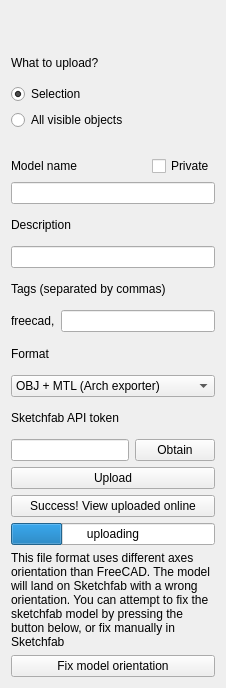
<?xml version="1.0" encoding="UTF-8"?>
<ui version="4.0">
 <class>Form</class>
 <widget class="QWidget" name="Form">
  <property name="geometry">
   <rect>
    <x>0</x>
    <y>0</y>
    <width>226</width>
    <height>688</height>
   </rect>
  </property>
  <property name="windowTitle">
   <string>Sketchfab exporter</string>
  </property>
  <layout class="QVBoxLayout" name="verticalLayout">
   <item>
    <widget class="QLabel" name="label">
     <property name="maximumSize">
      <size>
       <width>200</width>
       <height>43</height>
      </size>
     </property>
     <property name="text">
      <string/>
     </property>
     <property name="pixmap">
      <pixmap resource="../../../../Sources/FreeCAD/src/Mod/Web/Gui/Resources/Web.qrc">:/icons/Sketchfab.svg</pixmap>
     </property>
     <property name="scaledContents">
      <bool>true</bool>
     </property>
    </widget>
   </item>
   <item>
    <widget class="QLabel" name="label_7">
     <property name="text">
      <string>What to upload?</string>
     </property>
    </widget>
   </item>
   <item>
    <widget class="QRadioButton" name="Radio_Selection">
     <property name="text">
      <string>Selection</string>
     </property>
     <property name="checked">
      <bool>true</bool>
     </property>
    </widget>
   </item>
   <item>
    <widget class="QRadioButton" name="Radio_Document">
     <property name="text">
      <string>All visible objects</string>
     </property>
    </widget>
   </item>
   <item>
    <spacer name="verticalSpacer">
     <property name="orientation">
      <enum>Qt::Vertical</enum>
     </property>
     <property name="sizeType">
      <enum>QSizePolicy::Fixed</enum>
     </property>
     <property name="sizeHint" stdset="0">
      <size>
       <width>20</width>
       <height>20</height>
      </size>
     </property>
    </spacer>
   </item>
   <item>
    <layout class="QHBoxLayout" name="horizontalLayout_2">
     <item>
      <widget class="QLabel" name="label_3">
       <property name="text">
        <string>Model name</string>
       </property>
      </widget>
     </item>
     <item alignment="Qt::AlignRight">
      <widget class="QCheckBox" name="Check_Private">
       <property name="text">
        <string>Private</string>
       </property>
      </widget>
     </item>
    </layout>
   </item>
   <item>
    <widget class="QLineEdit" name="Text_Name"/>
   </item>
   <item>
    <widget class="QLabel" name="label_4">
     <property name="text">
      <string>Description</string>
     </property>
    </widget>
   </item>
   <item>
    <widget class="QLineEdit" name="Text_Description"/>
   </item>
   <item>
    <widget class="QLabel" name="label_5">
     <property name="text">
      <string>Tags (separated by commas)</string>
     </property>
    </widget>
   </item>
   <item>
    <layout class="QHBoxLayout" name="horizontalLayout_4">
     <item>
      <widget class="QLabel" name="label_8">
       <property name="text">
        <string>freecad,</string>
       </property>
      </widget>
     </item>
     <item>
      <widget class="QLineEdit" name="Text_Tags">
       <property name="text">
        <string/>
       </property>
      </widget>
     </item>
    </layout>
   </item>
   <item>
    <widget class="QLabel" name="label_6">
     <property name="text">
      <string>Format</string>
     </property>
    </widget>
   </item>
   <item>
    <widget class="QComboBox" name="Combo_Filetype">
     <item>
      <property name="text">
       <string>OBJ + MTL (Arch exporter)</string>
      </property>
     </item>
     <item>
      <property name="text">
       <string>OBJ (standard Mesh exporter)</string>
      </property>
     </item>
     <item>
      <property name="text">
       <string>DAE (Collada)</string>
      </property>
     </item>
     <item>
      <property name="text">
       <string>STL</string>
      </property>
     </item>
     <item>
      <property name="text">
       <string>IGES (shapes only)</string>
      </property>
     </item>
     <item>
      <property name="text">
       <string>IV</string>
      </property>
     </item>
    </widget>
   </item>
   <item>
    <widget class="QLabel" name="label_2">
     <property name="text">
      <string>Sketchfab API token</string>
     </property>
    </widget>
   </item>
   <item>
    <layout class="QHBoxLayout" name="horizontalLayout">
     <item>
      <widget class="QLineEdit" name="Text_Token">
       <property name="echoMode">
        <enum>QLineEdit::Password</enum>
       </property>
      </widget>
     </item>
     <item>
      <widget class="QPushButton" name="Button_Token">
       <property name="text">
        <string>Obtain</string>
       </property>
      </widget>
     </item>
    </layout>
   </item>
   <item>
    <widget class="QPushButton" name="Button_Upload">
     <property name="text">
      <string>Upload</string>
     </property>
    </widget>
   </item>
   <item>
    <widget class="QPushButton" name="Button_View">
     <property name="text">
      <string>Success! View uploaded online</string>
     </property>
    </widget>
   </item>
   <item>
    <widget class="QProgressBar" name="ProgressBar">
     <property name="value">
      <number>25</number>
     </property>
     <property name="format">
      <string>uploading</string>
     </property>
    </widget>
   </item>
   <item>
    <widget class="QLabel" name="fixLabel">
     <property name="text">
      <string>This file format uses different axes orientation than FreeCAD. The model will land on Sketchfab with a wrong orientation. You can attempt to fix the sketchfab model by pressing the button below, or fix manually in Sketchfab</string>
     </property>
     <property name="wordWrap">
      <bool>true</bool>
     </property>
    </widget>
   </item>
   <item>
    <widget class="QPushButton" name="fixButton">
     <property name="text">
      <string>Fix model orientation</string>
     </property>
    </widget>
   </item>
  </layout>
 </widget>
 <resources>
  <include location="../../../../Sources/FreeCAD/src/Mod/Web/Gui/Resources/Web.qrc"/>
  <include location="../Web.qrc"/>
 </resources>
 <connections/>
</ui>
